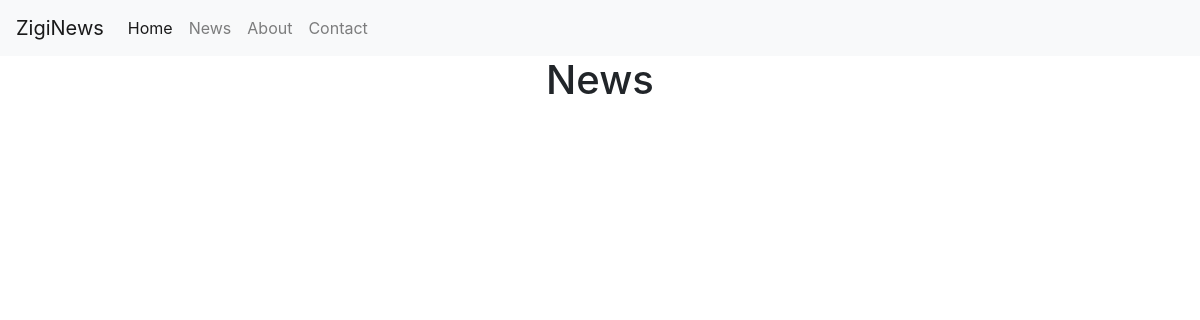
The page /articles/ on the database as committed earlier.
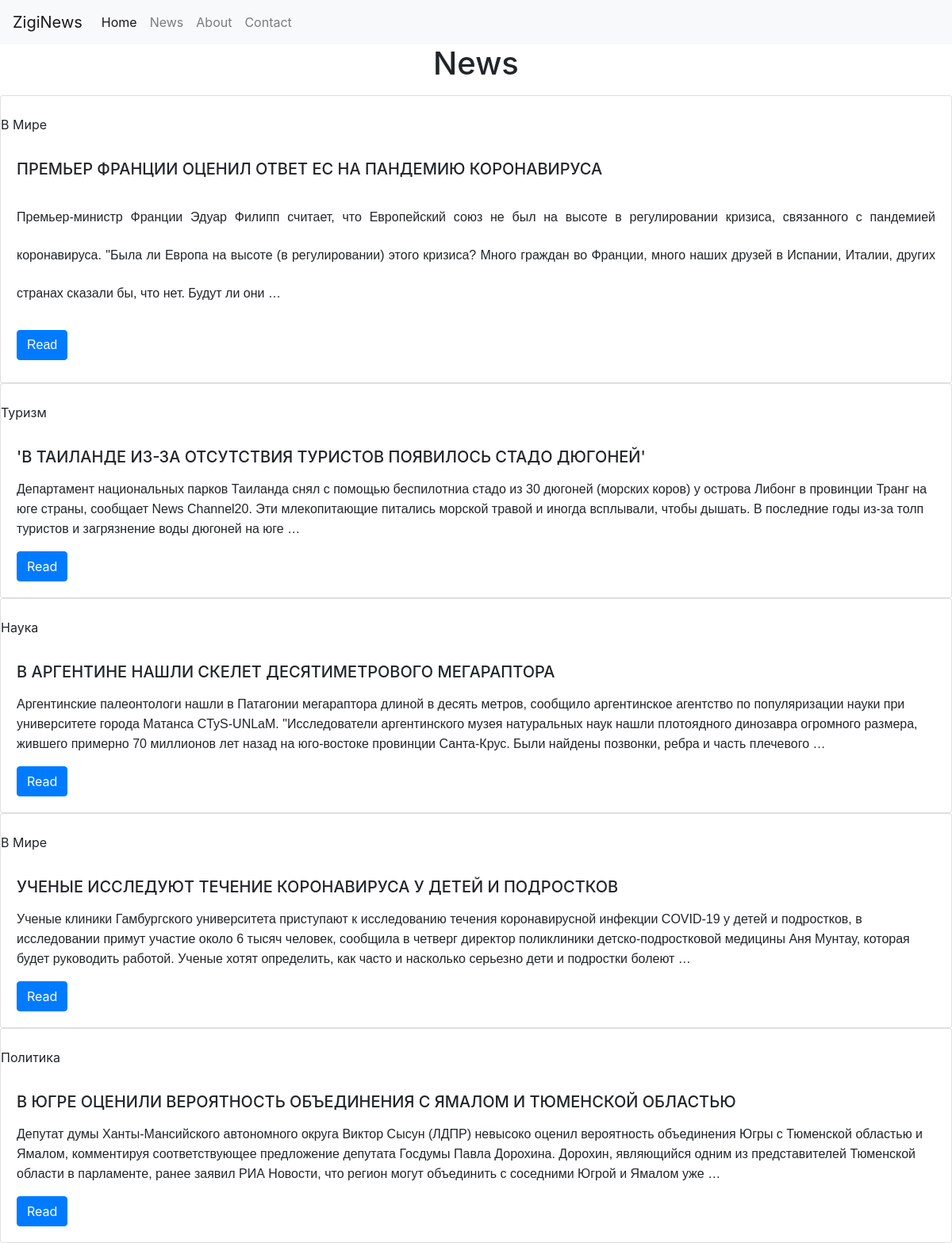
The same page on the database as committed later.
### MyProject/apps/News/models.py (models this page shows, shortened)
class Article(models.Model):
	title = models.CharField(max_length=70, verbose_name='Заголовок')
	text = models.TextField(verbose_name='Текст')
	published = models.DateTimeField(auto_now_add=True, db_index=True, verbose_name='Дата публикации')
	rubric = models.ForeignKey(Rubric, null=True, on_delete=models.PROTECT, verbose_name='Категория')
	class Meta:
		verbose_name = 'Статью'
		verbose_name_plural = 'Статьи'
		ordering = ['-published']

class Rubric(models.Model):
	name = models.CharField(max_length=30, db_index=True, verbose_name='Категория')
	class Meta:
		verbose_name = 'Категорию'
		verbose_name_plural = 'Категории'
		ordering = ['name']
	def __str__(self):
		return self.name

### MyProject/apps/News/views.py (the view)
# urls.py: path('articles/', ArticlesView.as_view(), name = 'articles'),
class ArticlesView(ListView):
	model = Article
	queryset = Article.objects.all()
	template_name = 'news/articles.html'
	context_object_name = 'articles'

### MyProject/templates/news/articles.html (shortened to what this page needs)
{% extends 'news/base.html' %}
{% block content %}
	<div>
		<h1 class="mb-3 text-center">News</h1>
	</div>
 		{% for article in articles %}
 		<div class="card">
 			<div class="card-title">
 				<br>{{ article.rubric }}</br>
 			</div>
 			<div class="card-body">
 				<h5 class="card-title">{{ article.title|upper }}</h5>
 				<p class="card-text">{{ article.text|truncatewords:50|safe }}</p>
 				<a href="{% url 'News:detail' article.id %}" class="btn btn-primary">Read</a>
 			</div>
 		</div>
 		{% endfor %}
{% endblock %}

### MyProject/templates/news/base.html (shortened to what this page needs)
<!DOCTYPE html>
<html lang="en">
<head>
  <link rel="stylesheet" href="https://stackpath.bootstrapcdn.com/bootstrap/4.4.1/css/bootstrap.min.css">
  {% load static %}
</head>
<body>
	<nav class="navbar navbar-expand-lg navbar-light bg-light">
    <a class="navbar-brand" href="{% url 'News:index' %}">ZigiNews</a>
     <div class="collapse navbar-collapse" id="navbarNavAltMarkup">
      <div class="navbar-nav">
        <a class="nav-item nav-link active" href="{% url 'News:index' %}">Home </a>
          <a class="nav-item nav-link" href="{% url 'News:articles' %}">News</a>
          <a class="nav-item nav-link" href="#">About</a>
        <a class="nav-item nav-link" href="{% url 'News:contact' %}">Contact</a>
      </div>
    </div>
  </nav>
    	{% block content %}
    	{% endblock %}
</body>
</html>

Rows that differ between the two databases and show on the page:
added Article: rubric "В Мире", title "ПРЕМЬЕР ФРАНЦИИ ОЦЕНИЛ ОТВЕТ ЕС НА ПАНДЕМИЮ КОРОНАВИРУСА", text "Премьер-министр Франции Эдуар Филипп считает, что Европейский союз не был на высоте в регулировании кризиса, связанного с пандемией коронавируса. \"Была ли Европа на высоте (в регулировании) этого кризиса? Много граждан во Франции, много наших друзей в Испании, Италии, других странах сказали бы, что нет. Будут ли они …"
added Article: rubric "Туризм", title "'В ТАИЛАНДЕ ИЗ-ЗА ОТСУТСТВИЯ ТУРИСТОВ ПОЯВИЛОСЬ СТАДО ДЮГОНЕЙ'", text "Департамент национальных парков Таиланда снял с помощью беспилотниа стадо из 30 дюгоней (морских коров) у острова Либонг в провинции Транг на юге страны, сообщает News Channel20. Эти млекопитающие питались морской травой и иногда всплывали, чтобы дышать. В последние годы из-за толп туристов и загрязнение воды дюгоней на юге …"
added Article: rubric "Наука", title "В АРГЕНТИНЕ НАШЛИ СКЕЛЕТ ДЕСЯТИМЕТРОВОГО МЕГАРАПТОРА", text "Аргентинские палеонтологи нашли в Патагонии мегараптора длиной в десять метров, сообщило аргентинское агентство по популяризации науки при университете города Матанса CTyS-UNLaM. \"Исследователи аргентинского музея натуральных наук нашли плотоядного динозавра огромного размера, жившего примерно 70 миллионов лет назад на юго-востоке провинции Санта-Крус. Были найдены позвонки, ребра и часть плечевого …"
added Article: rubric "В Мире", title "УЧЕНЫЕ ИССЛЕДУЮТ ТЕЧЕНИЕ КОРОНАВИРУСА У ДЕТЕЙ И ПОДРОСТКОВ", text "Ученые клиники Гамбургcкого университета приступают к исследованию течения коронавирусной инфекции COVID-19 у детей и подростков, в исследовании примут участие около 6 тысяч человек, сообщила в четверг директор поликлиники детско-подростковой медицины Аня Мунтау, которая будет руководить работой. Ученые хотят определить, как часто и насколько серьезно дети и подростки болеют …"
added Article: rubric "Политика", title "В ЮГРЕ ОЦЕНИЛИ ВЕРОЯТНОСТЬ ОБЪЕДИНЕНИЯ С ЯМАЛОМ И ТЮМЕНСКОЙ ОБЛАСТЬЮ", text "Депутат думы Ханты-Мансийского автономного округа Виктор Сысун (ЛДПР) невысоко оценил вероятность объединения Югры с Тюменской областью и Ямалом, комментируя соответствующее предложение депутата Госдумы Павла Дорохина. Дорохин, являющийся одним из представителей Тюменской области в парламенте, ранее заявил РИА Новости, что регион могут объединить с соседними Югрой и Ямалом уже …"
